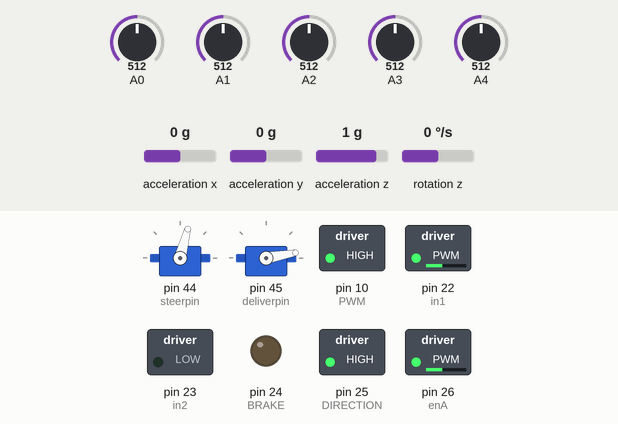
Recording of a sketch running on a simulated Arduino Mega 2560, built with avr-gcc and run on an emulated ATmega2560. Shown: 2 × servo, switched loads named in the sketch (green lamp = pin HIGH), output pins drawn as LEDs (lit = HIGH). Wiring (inferred from the names in the program): MPU-6050 motion sensor at I2C address 0x68. The test bench sets the inputs (shaded band); at power-on: A4 = 512, A3 = 512, A0 = 512, A1 = 512, A2 = 512, acceleration x 0 g, acceleration y 0 g, acceleration z 1 g, rotation z 0 °/s. What the sketch prints to the serial monitor is not drawn.

Above: at 8.81 s.
9.7 s: A4 set to 30
At 10.13 s:
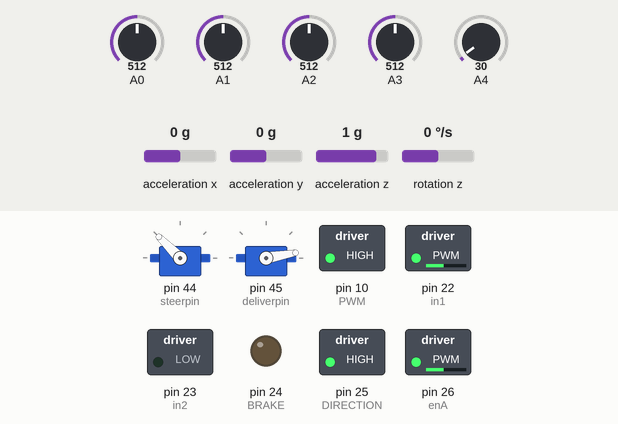
12.7 s: A3 set to 30
At 13.01 s:
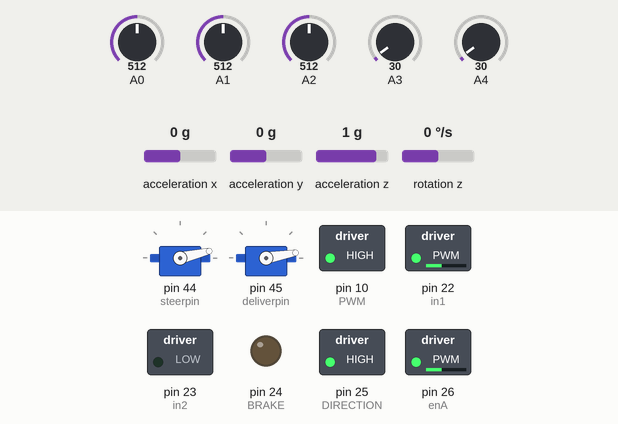
15.7 s: A0 set to 30
At 16.39 s:
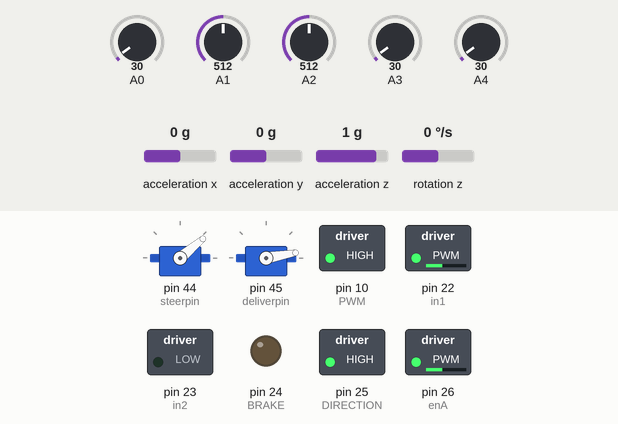
Timing chart, 0 to 27.6 s (numbered marks = the images above; inputs shaded):
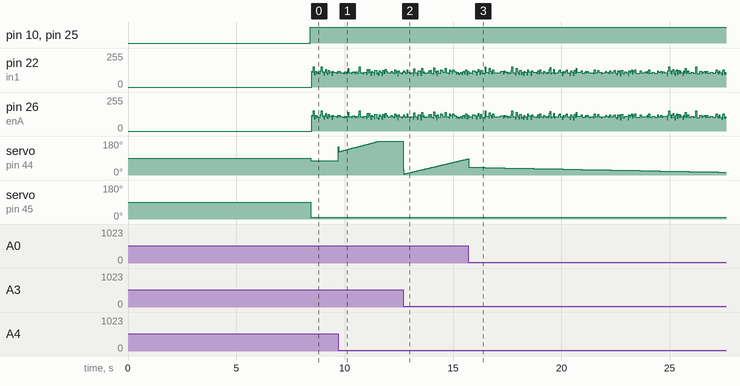

The sketch:

2009_Task5B.ino
```cpp
#include <Servo.h>
#include <Wire.h>
#define MPU6050       0x68         // MPU6050 I2C address
#define ACCEL_CONFIG  0x1C          //Talk to the ACCEL_CONFIG register
#define GYRO_CONFIG   0x1B          // Talk to the GYRO_CONFIG register
#define PWR_MGMT_1    0x6B           // Talk to the register 6B
#define PWR_MGMT_2    0x6C            // Talk to the register 6c

#define BRAKE         24         //PA2
#define PWM           10        //PB5    //OC1A
#define DIRECTION     25           //PA3

#define enA           26         //    // OC3A
#define in1           22          //PA0
#define in2           23           //PA1
#define steerpin      44       //O
#define deliverpin      45
Servo steering;
Servo del;
int da=0; int db=0; int dc=0; int dd=0; int de=0;  int minm=300; int maxm=950; long is;
int a=1; int b=1; int c=1; int d=1; int e=1; bool turn; int dl=0; float proportional; float integral=0; float last_proportional=0; float error=0; float derivative=0;
long atime=0;
int pa=1; int pb=1; int pc=1; int pd=1; int pe=1; int cp=0; long stime=0;
float k1 = 75.0;                                // k1 obtained from LQR stabilizer
float k2 = 5.25;                                // k2 obtained from LQR stabilizer
float k3 = 0.04;                                // k3 obtained from LQR stabilizer
float timeloop = 10;                            // timeloop for nidec motor
int startT=0;
int pwm = 0;                                    // the pwm which is given to nidec motor

int32_t motor_speed;                            // motor speed obtained from previous loop
long thisT;
long lastT=0;
long steerT = 0;
int16_t AcX, AcY, AcZ, GyZ, gyroZ;               // angles obtained from  gyroscope

//Sensor output scaling
#define accSens 0             // 0 = 2g, 1 = 4g, 2 = 8g, 3 = 16g
#define gyroSens 1            // 0 = 250rad/s, 1 = 500rad/s, 2 1000rad/s, 3 = 2000rad/s
#define Gyro_amount 0.996     // percent of gyro in complementary filter

//IMU offset values
int16_t  AcX_offset = -750;
int16_t  AcY_offset = 360;
int16_t  AcZ_offset = 0;
int16_t  GyZ_offset = 0;
int32_t  GyZ_offset_sum = 0;
float alpha = 0.40;
float zdot;
int steer;
float zangle;
float Acc_angle;
 bool flag=false;
bool vertical = false;


void setup() {
  Serial.begin(115200);

 TCCR2B = 0b00000010;
 TCCR2A = 0b00000011;

  pinMode(PWM, OUTPUT);
  pinMode(BRAKE, OUTPUT);
  pinMode(DIRECTION, OUTPUT);
  digitalWrite(BRAKE, LOW);
  pinMode(in1, OUTPUT);
  pinMode(in2, OUTPUT);
  pinMode(enA, OUTPUT);
  Serial.println("TRSensor example");
  pinMode(A0, INPUT);
  pinMode(A1, INPUT);
  pinMode(A2, INPUT);
  pinMode(A3, INPUT);
  pinMode(A4, INPUT);
  steering.attach(steerpin);
   del.attach(deliverpin);
  delay(1000);
  angle_setup();
  analogWrite(PWM, 0);
}

void loop() {
  thisT = millis();
  if (thisT - lastT >= timeloop) {
    angle_get();
    if (vertical) {
      digitalWrite(BRAKE, HIGH);
      gyroZ = GyZ / 131.0;                      // Conversion to degree/second

      zdot = alpha * gyroZ + (1 - alpha) * zdot;    // deciding the angular velocity of bike by using gyroscope
      pwm = -constrain(k1 * zangle + k2 * zdot + k3 * -motor_speed, -255, 255); // we used k matrix obtained from lqr method now applying feedback control U=-kX logic using optimal matrix

   Nidec_motor_control(pwm);
      motor_speed += pwm;
    } else {
    Nidec_motor_control(0);
      digitalWrite(BRAKE, LOW);
      motor_speed = 0;

    }
lastT= thisT;
}

 a=analogRead(A0); b=analogRead(A1); c=analogRead(A2); d=analogRead(A3); e=analogRead(A4); float na=a; float nb=b; float nc=c; float nd=d; float ne=e;
//if(thisT-stime>=200){
na=(na-minm)/(maxm-minm);
nb=(nb-minm)/(maxm-minm);
nc=(nc-minm)/(maxm-minm);
nd=(nd-minm)/(maxm-minm);
ne=(ne-minm)/(maxm-minm);
//stime=thisT;}
whitelinefollow(na,nb,nc,nd,ne,2000);


 if(thisT-atime>=50){
  da=a; db=b; dc=c; dd=d; de=e;
if (da>=800){da=1;}else{da=0;} if (db>=800){db=1;}else{db=0;} if (dc>=800){dc=1;}else{dc=0;} if (dd>=800){dd=1;}else{dd=0;} if (de>=800){de=1;}else{de=0;}


if((da-de)==1 && dc==1 && da-pa==1)
{dl=dl+1;}
if(da==de && (de-pe==1 || da-pa==1))
{ cp=cp+1;}


   Serial.print("deliveryb is: ");
  Serial.print(dl);
  Serial.print("c p  is: ");
  Serial.print(cp);
  Serial.print('\n');

if(dl==1 && cp==0){deliver();}
if((cp==1 || cp==2) && dl==1){nodeliver();}
if(dl==2 && cp==2){deliver();}
if(cp==3 && dl==2){nodeliver();}
if(dl==3 && cp==3){deliver();}
if(cp==4 && dl==3){nodeliver();}
if(cp==0 && dl==0){nodeliver();}
 atime=thisT;

 }


Serial.print("check points :");
Serial.print(cp);
Serial.print("count del :");
Serial.print(dl);


if (thisT - steerT >4) {
digitalWrite(in1, HIGH);
  digitalWrite(in2, LOW);
  digitalWrite(enA, HIGH);              //fwd_motion
  steerT=thisT;}
 else{
 digitalWrite(enA, 0);
 digitalWrite(in1, LOW);
 digitalWrite(in2, LOW);
}

pa=da; pb=db; pc=dc; pd=dd; pe=de;

}
```

functions.ino
```cpp
//– Function Name: write
//– Input: < Device name, its address and the value to be written
//– Output: < no retun
//– Logic: standard procedure, just writes the desired value
//– Example Call : write(MPU6050, PWR_MGMT_1, 0);
void write(byte device, byte address, byte value) {
  Wire.beginTransmission(device);
  Wire.write(address);
  Wire.write(value);
  Wire.endTransmission(true);
}
//– Function Name: angle_setup()
//– Input: < nil
//– Output: < angle,
//– Logic: standard procedure, just writes the desired value
//– Example Call : write(MPU6050, PWR_MGMT_1, 0);
void angle_setup() {
  Wire.begin();
  delay (100);
  write(MPU6050, PWR_MGMT_1, 0);                     // Talk to the register 6B
  write(MPU6050, ACCEL_CONFIG, accSens << 3);        //Talk to the ACCEL_CONFIG register
  write(MPU6050, GYRO_CONFIG, gyroSens << 3);        // Talk to the GYRO_CONFIG register
  delay (100);

  for (int i = 0; i < 1024; i++) {
    angle_get();
    GyZ_offset_sum += GyZ;
    delay (5);
  }
  GyZ_offset = GyZ_offset_sum >> 10;

  Serial.print("GyZ offset value = "); Serial.println(GyZ_offset);
}
//– Function Name: angle_get()
//– Input: < nil
//– Output: < value of gyroscopic angle is updated in variables
//– Logic: standard procedure, just obtains angles from MPU6050
//– Example Call :  angle_get();
void angle_get() {

  Wire.beginTransmission(MPU6050);
  Wire.write(0x3B);                   // Start with register 0x3B
  Wire.endTransmission(false);
  Wire.requestFrom(MPU6050, 4, true);  // Read 4 registers total, each axis value is stored in 2 registers
  AcX = Wire.read() << 8 | Wire.read(); // 0x3B (ACCEL_XOUT_H) & 0x3C (ACCEL_XOUT_L)
  AcY = Wire.read() << 8 | Wire.read(); // 0x3D (ACCEL_YOUT_H) & 0x3E (ACCEL_YOUT_L)

  Wire.beginTransmission(MPU6050);
  Wire.write(0x47);              // Gyro data first register address
  Wire.endTransmission(false);
  Wire.requestFrom(MPU6050, 2, true);  // Read 2 registers total, each axis value is stored in 2 registers
  GyZ = Wire.read() << 8 | Wire.read();

  AcX += AcX_offset;
  AcY += AcY_offset;
  AcZ += AcZ_offset;
  GyZ -= GyZ_offset;

  zangle += GyZ * timeloop / 1000 / 65.536;
  Acc_angle = atan2(AcY, -AcX) * 57.2958;               // angle from acc. values       * 57.2958 (deg/rad)
  zangle = zangle * Gyro_amount + Acc_angle * (1.0 - Gyro_amount);

  if (abs(zangle) > 20) vertical = false;
  if (abs(zangle) < 0.3) vertical = true;

  Serial.print("Angle: "); Serial.println(zangle);
}


//– Function Name: Nidec_motor_control
//– Input: < pwm value which is calculated by PID logic of balancing bike
//– Output: < just the pwm value that should be given at motor pin
//– Logic: changes the sign of pwm value according to required rotation direction of motor
//– Example Call :   Nidec_motor_control(-150)
void Nidec_motor_control(int pwm) {
  if (pwm <= 0) {
    digitalWrite(DIRECTION, HIGH);
    pwm = -pwm;
  } else {
    digitalWrite(DIRECTION, LOW);
  }
 // setspeed(map(pwm, 0, 255, PWMVALUE, 0));
  analogWrite(PWM,255-pwm);

  }
//– Function Name: FWD_MOTION
//– Input: NIL
//– Output: NIL
//– Logic: DC MOTOR STARTS
//– Example Call :   fwd_motion()

void fwd_motion()
{  digitalWrite(in1, HIGH);
 digitalWrite(in2, LOW);
 //digitalWrite(enA, HIGH);
analogWrite(enA, 130);
}
//– Function Name: whitelinefollow
//– Input: < align
//– Output: < helps bike follow line
//– Logic: maps the servo steering motor's angle according to feedback of IR sensors (80 degree for straight)
//– Example Call :   whitelinefollow(2000)
void  whitelinefollow(float na,float nb,float nc,float nd,float ne, int align)
{

 int bikeposition = (0 * na + 1000 * nb + 2000 * nc + 3000 * nd + 4000 * ne) / (na+nb+nc+nd+ne);
 proportional= bikeposition - 2000;
 derivative = proportional - last_proportional;
integral = integral+proportional;
last_proportional = proportional;
error=proportional * 0.8 + integral * 0.0015 + derivative * 0.5;

 int  steer=map(error, -2000,2000,145,5);
 steering.write(steer);
}

//– Function Name: decide
//– Input: NIL
//– Output: helps the bike to make decision about turns
//– Logic: tracker sensor reads values and decides left_turn or right_turn
//– Example Call :   decide()
int checkpoint()
{
   a=analogRead(A0);
 b=analogRead(A1);
 c=analogRead(A2);
 d=analogRead(A3);
 e=analogRead(A4);

if (a<=650){a=0;}else{a=1;}
if (b<=650){b=0;}else{b=1;}
if (c<=650){c=0;}else{c=1;}
if (d<=650){d=0;}else{d=1;}
if (e<=650){e=0;}else{e=1;}

int sens=(a+b+c+e+d);

  if((a-pa)+(b-pb)+(d-pd)+(e-pe)>=3)
  { cp=cp+1;}
  return cp;
}
bool decideturn()
{
  a=analogRead(A0);
  int t=checkpoint();
  if (t>=3){return true;} else {return false;}
}
bool decidedelivery()
{ a=analogRead(A0);
  e=analogRead(A4);

  int s=checkpoint();
  if (s==4 && (abs(a-e))>=400){return true;} else {return false;}
}
//– Function Name: leftturn
//– Input: NIL
//– Output: turns the bike left
//– Logic: calls whitelinefollow(500), "500" setpoint turns the bike left
//– Example Call :  leftturn()
void leftturn()
{
//  whitelinefollow(500);
}
//– Function Name: rightturn
//– Input: NIL
//– Output: turns the bike right
//– Logic: calls whitelinefollow(3000), "3000" setpoint turns the bike right
//– Example Call :  righttturn()
void rightturn()
{
 // whitelinefollow(3000);
}
//– Function Name: straight
//– Input: NIL
//– Output: makes the bike follow middle path
//– Logic: calls whitelinefollow(2000), "2000" setpoint makes the bike follow line
//– Example Call :  righttturn()
void straight()
{
//  whitelinefollow(2000);
}

void deliver()
{ Serial.print("deliveryyy :");
del.write(80);}
void nodeliver()
{del.write(10);
Serial.print(" nooooooottttt dlr :");}
```
